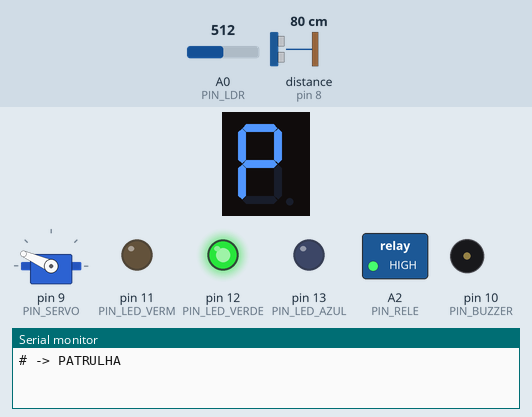
The sketch below on a simulated Arduino Uno, built with avr-gcc and run on an emulated ATmega328P. Parts: 1-digit seven-segment display, servo, switched loads named in the sketch (green lamp = pin HIGH), output pins drawn as LEDs (lit = HIGH), buzzer (waves = sounding), the last lines printed to the serial monitor. Wiring (inferred from the names in the program): ultrasonic range finder: trigger pin 7; echo pin 8; 1-digit 7-segment display, segments lit when HIGH: segments pin 3, pin 4, pin 5, pin 6, A3, A4, A5. The inputs (shaded band) are chosen by the test bench; at power-on: distance to the obstacle (sensor on pin 8) 80 cm, A0 (PIN_LDR) = 512. The echo pulse lasts 58.3 µs per cm; the segment pins are drawn as the display they are named for; pins used as bus, display or sensor lines are not drawn.

Above: at 1.2 s.
1.3 s: distance to the obstacle (sensor on pin 8) set to 43 cm
At 2.4 s:
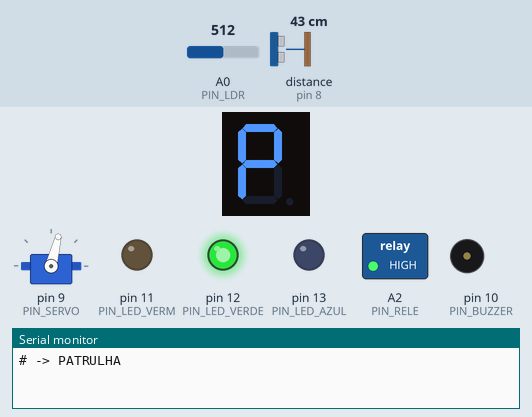
2.9 s: distance to the obstacle (sensor on pin 8) set to 37 cm
At 4.3 s:
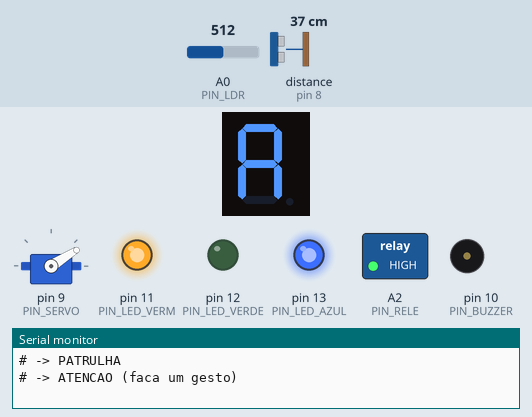
5.2 s: distance to the obstacle (sensor on pin 8) set to 30 cm
At 6.8 s:
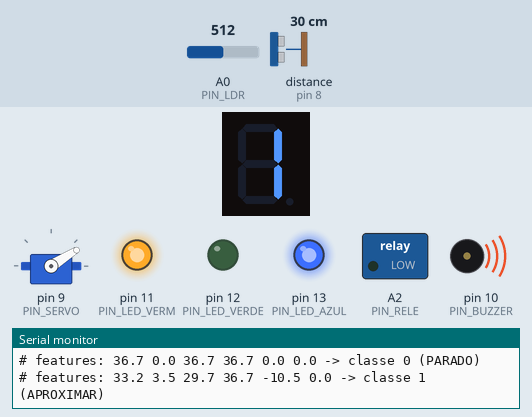
Timing chart, 0 to 13.1 s (numbered marks = the images above; inputs shaded):
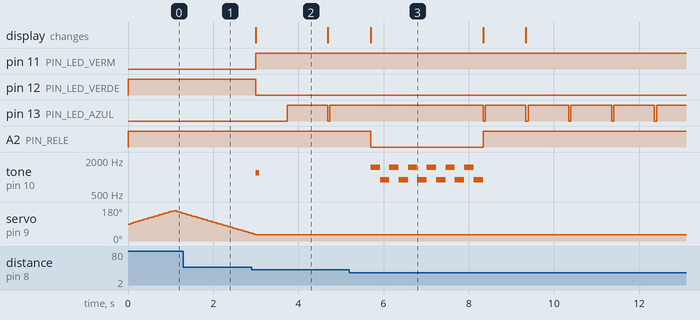

The sketch:

04_sentinela_ml.ino
```cpp
/*
  MINICURSO DE ROBÓTICA — Robô Sentinela
  Sketch 04: SENTINELA INTELIGENTE (Machine Learning embarcado)

  Antes de compilar: substitua o arquivo modelo.h desta pasta pelo modelo.h
  gerado no Colab com os dados do SEU grupo.

  Comportamento:
    PATRULHA -> varre 20°..160°. Alvo a menos de LIMIAR_CM -> ATENCAO.
    ATENCAO  -> cabeça parada olhando o alvo. A cada 1 s grava uma janela,
                calcula as 6 features e pergunta ao modelo qual gesto foi feito:
                  0 PARADO    -> continua vigiando (se não houver ninguém, volta a patrulhar)
                  1 APROXIMAR -> ALARME (sirene + relé)
                  2 AFASTAR   -> "tchau", volta a PATRULHA
                  3 ACENAR    -> AMIGO: a cabeça "cumprimenta" e toca melodia
    O display mostra o estado (P, A) e a classe reconhecida (0 a 3).
*/
#include <Servo.h>
#include "modelo.h"   // contém: int classificar(const float *f)

// ---------- Ajustes ----------
const bool DISPLAY_ANODO_COMUM = false;
const bool BUZZER_ATIVO        = false;
const bool RELE_ATIVO_BAIXO    = true;
const float LIMIAR_CM  = 40.0;
const float VAZIO_CM   = 60.0;   // média da janela acima disso = ninguém na frente
const int   LDR_ESCURO = 150;
const int ANG_MIN = 20, ANG_MAX = 160, ANG_PASSO = 4;
const unsigned long PASSO_PATRULHA_MS = 60;

// ---------- Pinos ----------
const int PIN_SEG[7] = {3, 4, 5, 6, A3, A4, A5};
const int PIN_TRIG = 7, PIN_ECHO = 8, PIN_SERVO = 9, PIN_BUZZER = 10;
const int PIN_LED_VERM = 11, PIN_LED_VERDE = 12, PIN_LED_AZUL = 13;
const int PIN_LDR = A0, PIN_RELE = A2;

const byte DIGITOS[10] = {0x3F, 0x06, 0x5B, 0x4F, 0x66, 0x6D, 0x7D, 0x07, 0x7F, 0x6F};
const byte SEG_P = 0x73, SEG_A = 0x77;

// ---------- Janela (mesmos valores do sketch 03!) ----------
const int N_AMOSTRAS = 20;
const unsigned long PERIODO_MS = 50;
const int N_FEATURES = 6;
float janela[N_AMOSTRAS];
int nJanela = 0;

enum Estado { PATRULHA, ATENCAO };
Estado estado = PATRULHA;
Servo cabeca;
int angulo = 90, direcao = +1, contDeteccao = 0, janelasVazias = 0;
unsigned long tUltimo = 0;

const char *NOMES[4] = {"PARADO", "APROXIMAR", "AFASTAR", "ACENAR"};

// ---------- Auxiliares ----------
void mostrar(byte padrao) {
  for (int i = 0; i < 7; i++) {
    bool aceso = padrao & (1 << i);
    if (DISPLAY_ANODO_COMUM) aceso = !aceso;
    digitalWrite(PIN_SEG[i], aceso ? HIGH : LOW);
  }
}
void bip(int freq, int ms) {
  if (BUZZER_ATIVO) { digitalWrite(PIN_BUZZER, HIGH); delay(ms); digitalWrite(PIN_BUZZER, LOW); }
  else { tone(PIN_BUZZER, freq, ms); delay(ms); }
}
void rele(bool ligado) { digitalWrite(PIN_RELE, (ligado != RELE_ATIVO_BAIXO) ? HIGH : LOW); }
void leds(bool verm, bool verde, bool azul) {
  digitalWrite(PIN_LED_VERM, verm); digitalWrite(PIN_LED_VERDE, verde); digitalWrite(PIN_LED_AZUL, azul);
}
float lerDistanciaCm() {
  digitalWrite(PIN_TRIG, LOW);  delayMicroseconds(2);
  digitalWrite(PIN_TRIG, HIGH); delayMicroseconds(10);
  digitalWrite(PIN_TRIG, LOW);
  unsigned long us = pulseIn(PIN_ECHO, HIGH, 12000UL);
  if (us == 0) return 200.0;
  float d = us * 0.0343 / 2.0;
  return d > 200.0 ? 200.0 : d;
}

bool estaEscuro() { return analogRead(PIN_LDR) < LDR_ESCURO; }

// ===== EXTRAÇÃO DE FEATURES (cópia exata do sketch 03) =====
void calcularFeatures(const float *x, int n, float *f) {
  float soma = 0, mn = x[0], mx = x[0];
  for (int i = 0; i < n; i++) { soma += x[i]; if (x[i] < mn) mn = x[i]; if (x[i] > mx) mx = x[i]; }
  float media = soma / n;
  float var = 0;
  for (int i = 0; i < n; i++) var += (x[i] - media) * (x[i] - media);
  float desvio = sqrt(var / n);
  float tMedio = (n - 1) / 2.0, num = 0, den = 0;
  for (int i = 0; i < n; i++) { num += (i - tMedio) * (x[i] - media); den += (i - tMedio) * (i - tMedio); }
  float inclinacao = (num / den) * (1000.0 / PERIODO_MS);
  int trocas = 0, sentidoAnterior = 0;
  for (int i = 1; i < n; i++) {
    float dx = x[i] - x[i - 1];
    int s = (dx > 2.0) ? 1 : (dx < -2.0 ? -1 : 0);
    if (s != 0) {
      if (sentidoAnterior != 0 && s != sentidoAnterior) trocas++;
      sentidoAnterior = s;
    }
  }
  f[0] = media; f[1] = desvio; f[2] = mn; f[3] = mx; f[4] = inclinacao; f[5] = trocas;
}

// ---------- Reações (animações curtas; aqui o delay é aceitável) ----------
void reagirAlarme() {
  leds(true, false, true); rele(true);
  for (int i = 0; i < 6; i++) { bip(1500, 220); bip(900, 220); }
  rele(estaEscuro()); leds(true, false, false);
}
void reagirAmigo() {
  leds(false, true, false);
  bip(523, 120); bip(659, 120); bip(784, 120); bip(1047, 250);
  for (int i = 0; i < 3; i++) {             // "balança a cabeça"
    cabeca.write(constrain(angulo + 20, 0, 180)); delay(200);
    cabeca.write(constrain(angulo - 20, 0, 180)); delay(200);
  }
  cabeca.write(angulo);
}
void reagirTchau() { bip(900, 120); bip(600, 200); }

void irPara(Estado novo) {
  estado = novo;
  if (novo == PATRULHA) {
    leds(false, true, false); mostrar(SEG_P); rele(false); contDeteccao = 0;
    Serial.println(F("# -> PATRULHA"));
  } else {
    leds(true, false, false); mostrar(SEG_A); rele(estaEscuro());
    bip(1200, 80); delay(600);                 // dá tempo da pessoa posicionar a mão
    nJanela = 0; janelasVazias = 0;
    Serial.println(F("# -> ATENCAO (faca um gesto)"));
  }
  tUltimo = millis();
}

void setup() {
  Serial.begin(9600);
  for (int i = 0; i < 7; i++) pinMode(PIN_SEG[i], OUTPUT);
  pinMode(PIN_TRIG, OUTPUT); pinMode(PIN_ECHO, INPUT); pinMode(PIN_BUZZER, OUTPUT);
  pinMode(PIN_LED_VERM, OUTPUT); pinMode(PIN_LED_VERDE, OUTPUT); pinMode(PIN_LED_AZUL, OUTPUT);
  pinMode(PIN_RELE, OUTPUT);
  cabeca.attach(PIN_SERVO); cabeca.write(angulo);
  irPara(PATRULHA);
}

void loop() {
  unsigned long agora = millis();

  if (estado == PATRULHA) {
    if (agora - tUltimo < PASSO_PATRULHA_MS) return;
    tUltimo = agora;
    angulo += direcao * ANG_PASSO;
    if (angulo >= ANG_MAX || angulo <= ANG_MIN) direcao = -direcao;
    angulo = constrain(angulo, ANG_MIN, ANG_MAX);
    cabeca.write(angulo);
    float d = lerDistanciaCm();
    contDeteccao = (d < LIMIAR_CM) ? contDeteccao + 1 : 0;
    if (contDeteccao >= 2) irPara(ATENCAO);
    return;
  }

  // ----- ATENCAO: amostra a cada PERIODO_MS -----
  if (agora - tUltimo < PERIODO_MS) return;
  tUltimo += PERIODO_MS;
  digitalWrite(PIN_LED_AZUL, HIGH);           // azul = "ouvindo"
  float d = lerDistanciaCm();
  // mesmo filtro do sketch 03: leitura perdida no meio do gesto repete a anterior
  if (d >= 200.0 && nJanela > 0 && janela[nJanela - 1] < 200.0) d = janela[nJanela - 1];
  janela[nJanela++] = d;
  if (nJanela < N_AMOSTRAS) return;

  // Janela completa -> features -> modelo
  digitalWrite(PIN_LED_AZUL, LOW);
  nJanela = 0;
  float f[N_FEATURES];
  calcularFeatures(janela, N_AMOSTRAS, f);
  int classe = classificar(f);
  mostrar(DIGITOS[classe]);

  Serial.print(F("# features: "));
  for (int i = 0; i < N_FEATURES; i++) { Serial.print(f[i], 1); Serial.print(' '); }
  Serial.print(F("-> classe ")); Serial.print(classe);
  Serial.print(F(" (")); Serial.print(NOMES[classe]); Serial.println(')');

  if (classe == 1) { reagirAlarme(); mostrar(SEG_A); }
  else if (classe == 2) { reagirTchau(); irPara(PATRULHA); return; }
  else if (classe == 3) { reagirAmigo(); irPara(PATRULHA); return; }
  else {                                        // PARADO: há alguém ou não?
    janelasVazias = (f[0] > VAZIO_CM) ? janelasVazias + 1 : 0;
    if (janelasVazias >= 3) { irPara(PATRULHA); return; }
  }
  tUltimo = millis();                           // recomeça a janela após a reação
}
```

modelo.h
```cpp
// ATENÇÃO: MODELO DE EXEMPLO treinado com dados SINTÉTICOS (simulados).
// Serve só para o sketch compilar e para testar a montagem.
// Substitua pelo modelo.h gerado no Colab com os dados do seu grupo.
// modelo.h — gerado automaticamente no Colab (Robô Sentinela)
// Árvore de decisão: profundidade 4, 5 folhas
// f[0]=media  f[1]=desvio  f[2]=minimo  f[3]=maximo  f[4]=inclinacao  f[5]=trocas
#pragma once

int classificar(const float *f) {
  if (f[4] <= 13.7450f) {   // inclinacao
    if (f[1] <= 2.4650f) {   // desvio
      return 0;   // PARADO
    } else {
      if (f[5] <= 2.5000f) {   // trocas
        if (f[1] <= 17.5700f) {   // desvio
          return 1;   // APROXIMAR
        } else {
          return 0;   // PARADO
        }
      } else {
        return 3;   // ACENAR
      }
    }
  } else {
    return 2;   // AFASTAR
  }
}
```

Measured:
- the behaviour switches between 41 and 40 cm on distance to the obstacle (sensor on pin 8) (found by bisection; images 1 and 2)
- the behaviour switches between 33 and 32 cm on distance to the obstacle (sensor on pin 8) (found by bisection; images 2 and 3)
- after the input at 2.9 s, pin 11 (PIN_LED_VERM): LOW → HIGH after 0.10 s; pin 12 (PIN_LED_VERDE): HIGH → LOW after 0.10 s
- after the input at 5.2 s, A2 (PIN_RELE): HIGH → LOW after 0.50 s, → HIGH 2.6 s later; tone on pin 10 (PIN_BUZZER): silent → 1500 Hz after 0.50 s, then repeats every 0.44 s: 900 Hz 0.22 s, 1500 Hz 0.22 s, until it stays silent from 8.3 s; the display: changes after 0.50 s (image 3)
- what the display in image 2 shows lasts 1.7 s, from 3.0 s to 4.7 s
